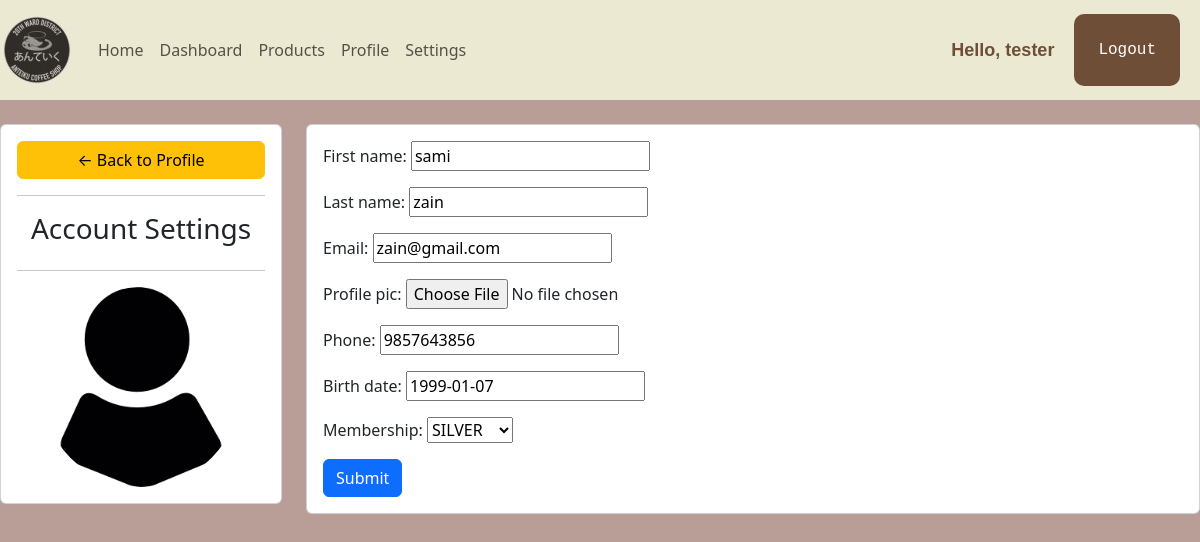
Page /account/ (signed in) on the committed database.
### shopFront/models.py (models this page shows, shortened)
class Customer(models.Model):
    user = models.OneToOneField(User,null=True,blank=True,on_delete=models.CASCADE)
    first_name = models.CharField(max_length=255)
    last_name = models.CharField(max_length=255)
    email = models.EmailField(unique=True)
    profile_pic = models.ImageField(default="profile1.png", null=True, blank=True)
    phone = models.CharField(max_length=255)
    birth_date = models.DateField(null=True)
    membership = models.CharField(max_length=6,choices=MEMPERSHIP_CHOICES,default=MEMBERSHIP_BRONZE)

### shopFront/decorators.py (the view)
		def wrapper_func(request, *args, **kwargs):
			group = None
			if request.user.groups.exists():
				group = request.user.groups.all()[0].name
			if group in allowed_roles:
				return view_func(request, *args, **kwargs)
			else:
				return HttpResponse('You are not authorized to view this page')

### shopFront/forms.py
class CustomerForm(ModelForm):
	class Meta:
		model = Customer
		fields = '__all__'
		exclude = ['user']

### shopFront/views.py (called while the page is built)
@login_required(login_url='login')
@allowed_users(allowed_roles=['customer'])
def accountSettings(request):
    customer = request.user.customer
    form = CustomerForm(instance=customer)
    if request.method == 'POST':
        form = CustomerForm(request.POST, request.FILES,instance=customer)
        if form.is_valid():
            form.save()
    context = {'form':form}
    return render(request,'shopFront/account_settings.html', context)

### shopFront/templates/shopFront/account_settings.html (shortened to what this page needs)
{%  extends 'shopFront/main.html' %}
{% load static %}
{% block content %}
<br>
<div class="row">
	<div class="col-md-3">
		<div class="card card-body">
			<a class="btn btn-warning" href="{% url 'user-Page' %}"> &#8592; Back to Profile</a>
			<hr>
			<h3 style="text-align: center">Account Settings</h3>
			<hr>
            {% if request.user.customer.profile_pic %}
			<img class="profile-pic" src="{{request.user.customer.profile_pic.url}}" >
            {% else %}
            <img class="profile-pic" src="{% static 'images/profile1.png' %}">
            {% endif %}
		</div>
	</div>
	<div class="col-md-9">
		<div class="card card-body">
			<form method="POST" action="" enctype="multipart/form-data">
				{{form.as_p}}
			<input class="btn btn-primary" type="submit" name="Update Information">
			</form>
		</div>
	</div>
</div>
{% endblock %}

### shopFront/templates/shopFront/navbar.html (shortened to what this page needs)
{% load static %}
<nav class="navbar sticky-top navbar-expand-lg navbar-light" style="background-color:#ece9d2">
    <a class="navbar-brand" href="#"><img src="{% static "/images/logo.jpg" %}" alt="coffe mug"></a>
    <div class="collapse navbar-collapse" id="navbarNav">
      <ul class="navbar-nav">
        <li class="nav-item active">
          <a class="nav-link" href="{% url "homePage" %}">Home</a>
        </li>
        <li class="nav-item">
          <a class="nav-link" href="{% url "dashboardPage" %}">Dashboard</a>
        </li>
        <li class="nav-item">
          <a class="nav-link" href="{% url "productsPage" %}">Products</a>
        </li>
        <li class="nav-item">
          <a class="nav-link" href="{% url "user-Page" %}">Profile</a>
        </li>
        <li class="nav-item">
          <a class="nav-link" href="{% url 'account' %}">Settings</a>
        </li>
      </ul>
    </div>
    <span class="hello-msg">Hello, {{request.user}}</span>
    <form action="{% url 'logout' %}">
      <input class="logout-btn" type="submit" value="Logout" />
    </form>
  </nav>

### shopFront/templates/shopFront/main.html (style rules this page uses)
body { background-color : #B89E97; }

### shopFront/templates/shopFront/navbar.html (style rules this page uses)
.hello-msg { font-size:18px; color:#6F4E37; font-weight:bold; font-family: sans-serif; margin-right:20px; }

### shopFront/templates/shopFront/account_settings.html (style rules this page uses)
.profile-pic { max-width: 200px; max-height:200px; margin: 0 auto; border-radius: 50%; }

### rows in the picture
Customer: first_name "sami", last_name "zain", email "zain@gmail.com", phone "9857643856", birth_date "1999-01-07", membership "SILVER"

### other values in the picture
{{ request.user }} "tester"
